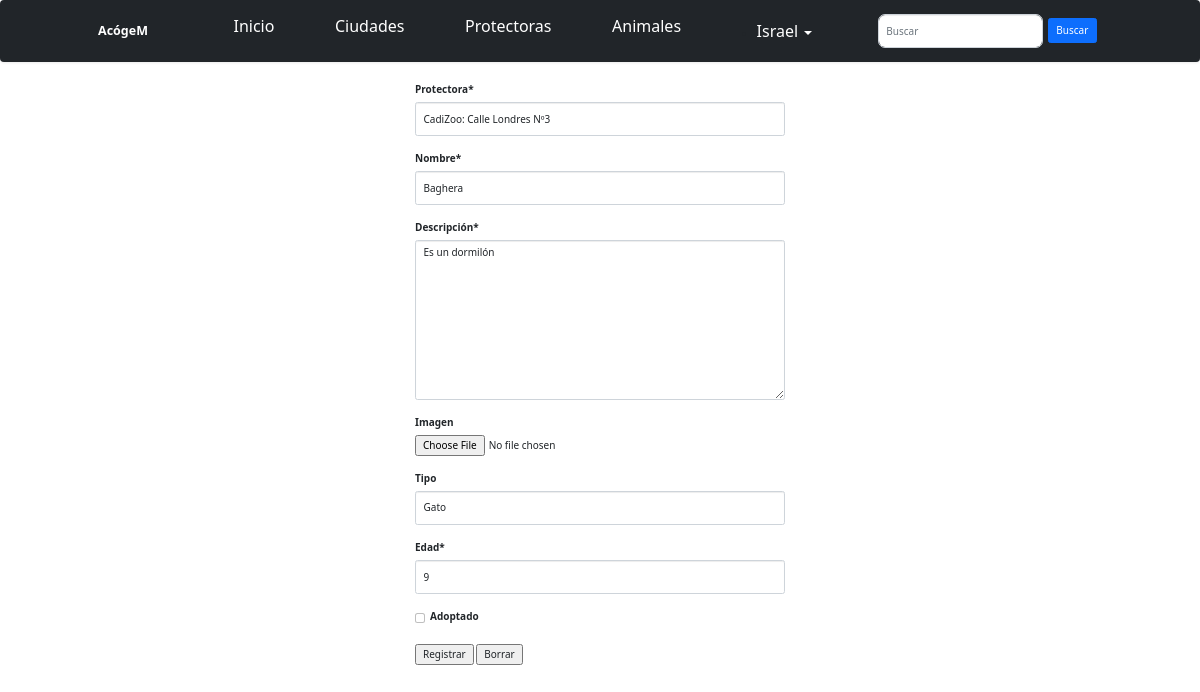
Page /animales/6/update (signed in) on the earlier database version.
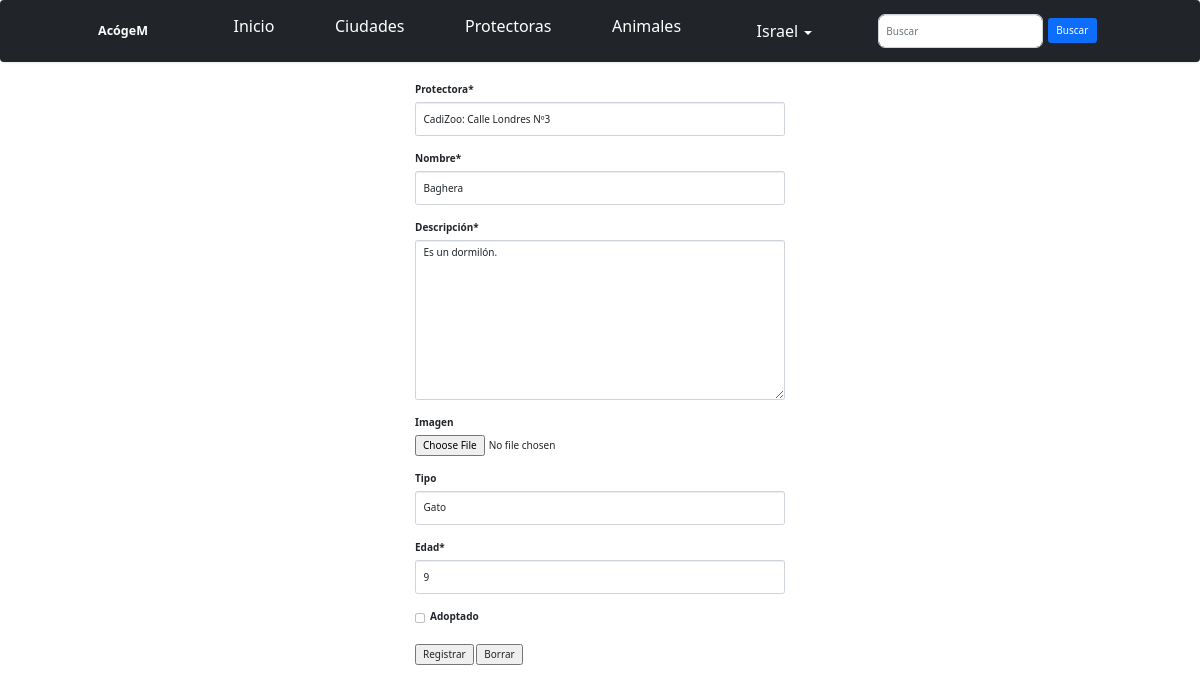
Same page on the later database version.
### AcogeM_app/models.py (models this page shows, shortened)
class Animal(models.Model):
	protectora = models.ForeignKey('Protectora', on_delete=models.CASCADE)
	nom = models.CharField('Nombre', max_length=50)
	descrip = models.TextField('Descripción')
	foto = models.ImageField('Imagen', blank=True, null=True, upload_to='img')
	TIPO_ANIMALES = [
	 	("p", "Perro"),
	 	("g", "Gato"),
	 	("h", "Huron"),
		("c", "Conejo"),
	]
	tipo = models.CharField('Tipo', max_length=1, choices=TIPO_ANIMALES, blank=True, default="p")
	edad = models.IntegerField('Edad', default=0, null=True)
	adoptado = models.BooleanField(default=False)
	class Meta:
		verbose_name_plural = "Animales"

### AcogeM_app/views.py (the view)
# urls.py: path('animales/<int:pk>/update', permission_required('is_staff')(AnimalUpdateView.as_view()), name='animal-update'),
class AnimalUpdateView(LoginRequiredMixin, UpdateView):
	model = Animal
	form_class = AnimalForm
	success_url = reverse_lazy('animal-list')

### AcogeM_app/forms.py
class AnimalForm(forms.ModelForm):
	class Meta:
		model = Animal
		exclude = ['created_at', 'created_by', 'last_modified_by']

### AcogeM_app/models.py (called while the page is built)
    def __str__(self):
    	return f'{self.nom}: {self.direc}'

### AcogeM_app/templates/AcogeM_app/animal_form.html (shortened to what this page needs)
{% extends 'base.html' %}
{% load crispy_forms_tags %}
{% block content %}
  <div class="col-md-4 offset-md-4">
    <form enctype="multipart/form-data" action="" method="POST">
      {{ form|crispy }}
      <input type="submit" value="Registrar">
      <input type="reset" value="Borrar">
    </form>
  </div>
{% endblock %}

Differences in the rows shown:
changed Animal "CadiZoo: Calle Londres Nº3": descrip "Es un dormilón" → "Es un dormilón."
